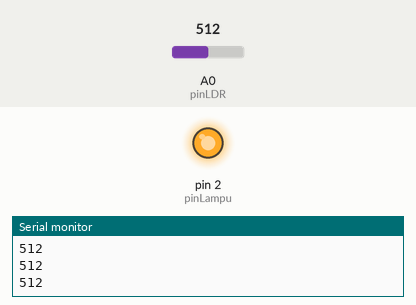
Bench run of a sketch on a simulated Arduino Uno, built with avr-gcc and run on an emulated ATmega328P. Parts: output pins drawn as LEDs (lit = HIGH), the last lines printed to the serial monitor. The test bench sets the inputs (shaded band); at power-on: A0 (pinLDR) = 512.

Above: at 1.2 s.
1.3 s: A0 (pinLDR) set to 308
2.8 s: A0 (pinLDR) set to 284
At 3.5 s:
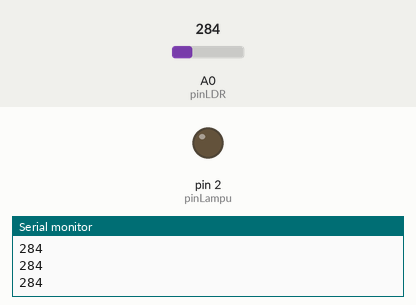
4.3 s: A0 (pinLDR) set to 306
At 5.5 s:
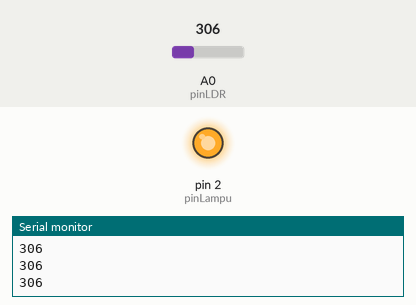
5.8 s: A0 (pinLDR) set to 290
At 7.0 s:
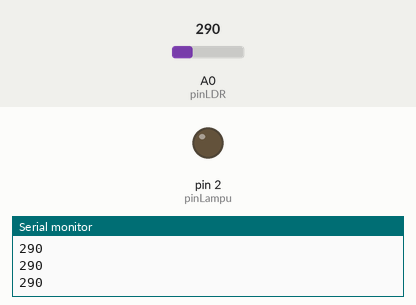
Timing chart, 0 to 8.3 s (numbered marks = the images above; inputs shaded):
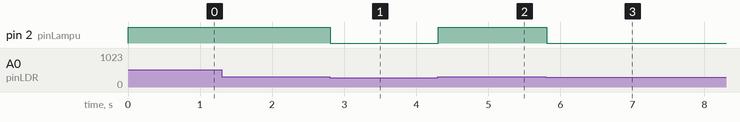

Measured:
- the behaviour switches between 301 and 300 on A0 (pinLDR) (found by bisection; images 0 and 1)
- after the input at 2.8 s, pin 2 (pinLampu): HIGH → LOW at once
- after the input at 4.3 s, pin 2 (pinLampu): LOW → HIGH at once
- after the input at 5.8 s, pin 2 (pinLampu): HIGH → LOW at once

The sketch:

sketch_jun19a.ino
```cpp
int pinLDR = 0 ;
int pinLampu = 2;

void setup(){
  Serial.begin(9600);
 pinMode(pinLampu,OUTPUT);
 pinMode(pinLDR,INPUT);

}
void loop(){
  int nilaiLDR = analogRead(pinLDR);
  Serial.println(nilaiLDR);
  if(nilaiLDR <= 300){
    digitalWrite(pinLampu,LOW);
    }else{
    digitalWrite(pinLampu,HIGH);
      }

  }
```
